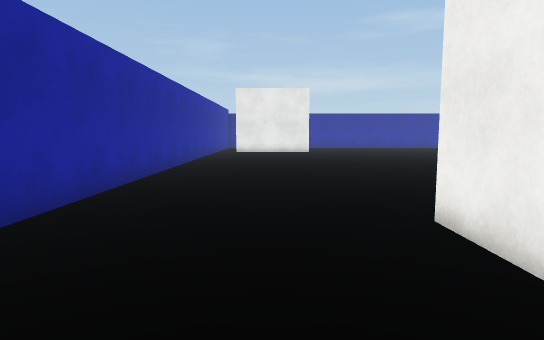
view 1 (above)

24 first-person views from a walk through a Unity game level. The camera is 1.3 m above the floor, tilts 6° down and sees 75° across. The floor is counted in squares, 1 m on a side. Each view is taken from the middle of a square. On the plan, view 1 faces up. The plan holds only what a view shows up to about 15 squares ahead; the rest is blank. The player character is not drawn. Surface patterns are stand-ins for the level's own textures.

view 2
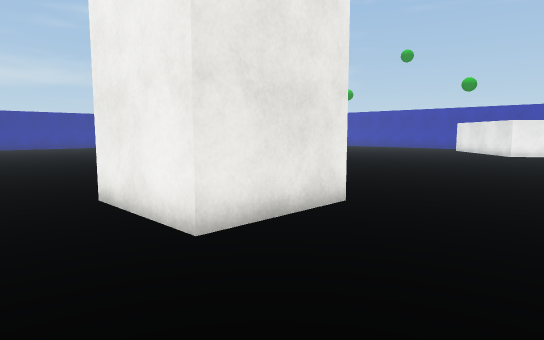

view 3
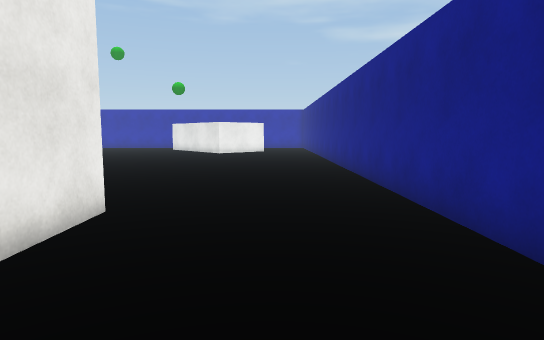

view 4
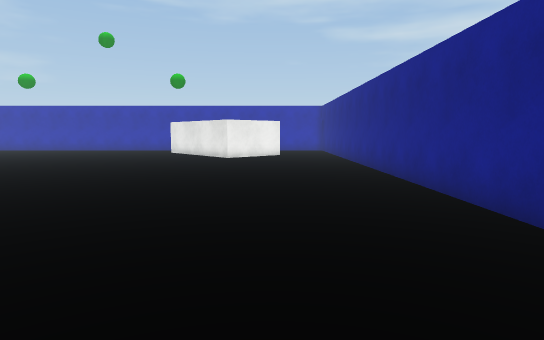

view 5
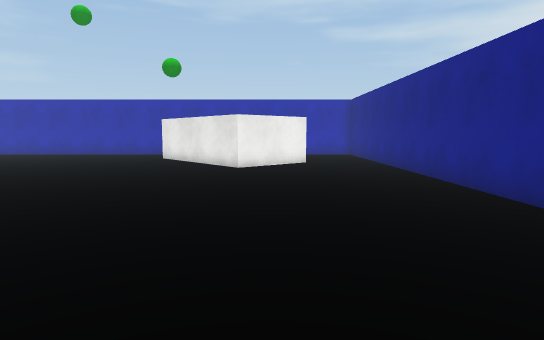

view 6
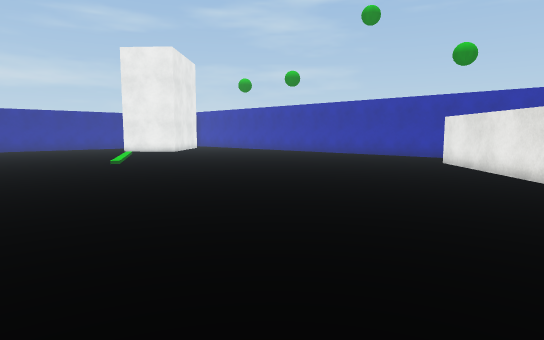

view 7
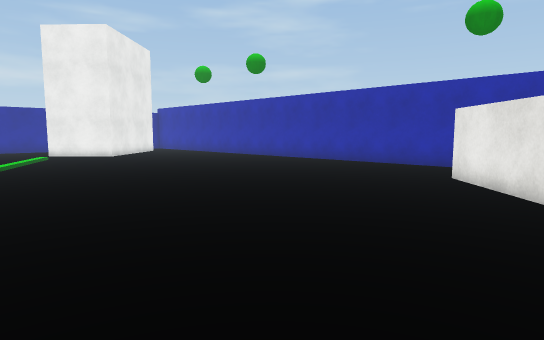

view 8
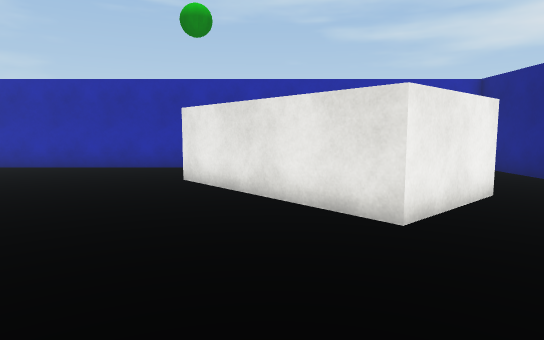

view 9
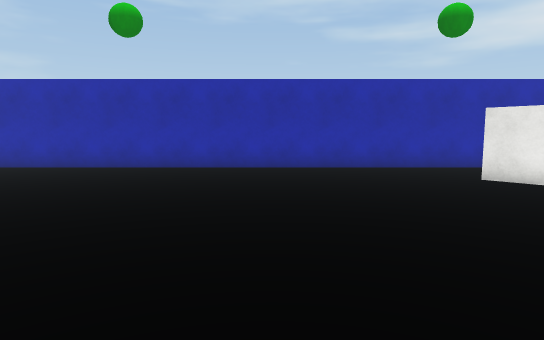

view 10
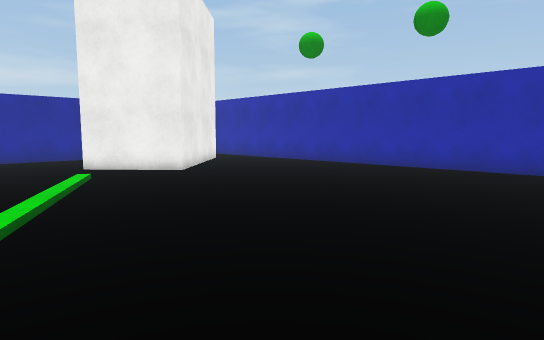

view 11
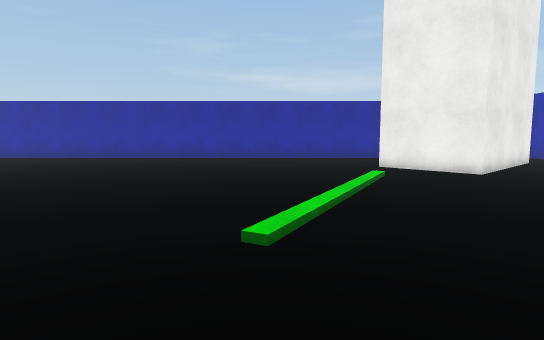

view 12
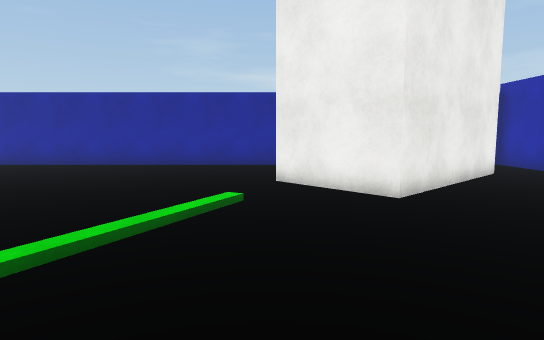

view 13
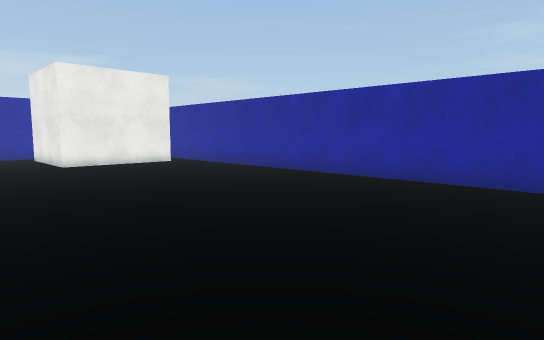

view 14
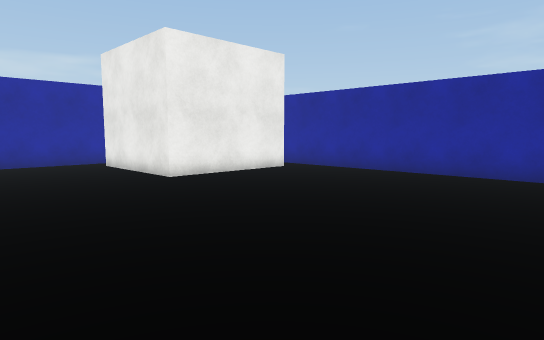

view 15
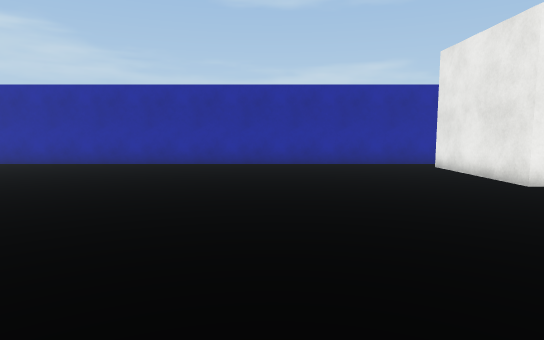

view 16
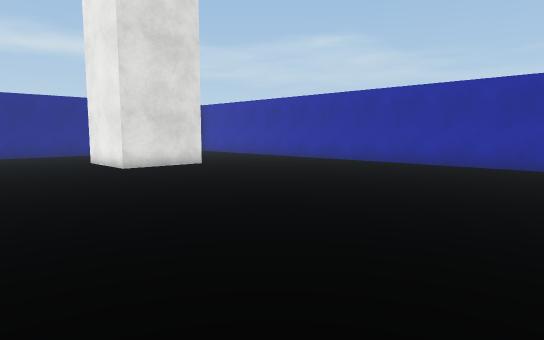

view 17
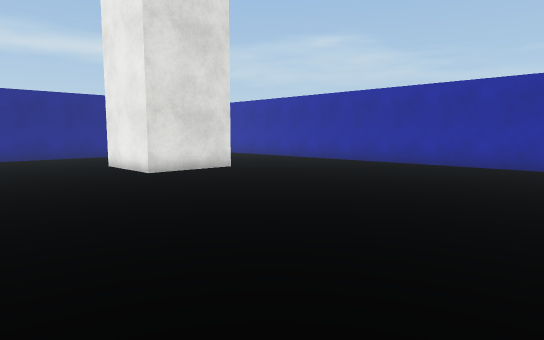

view 18
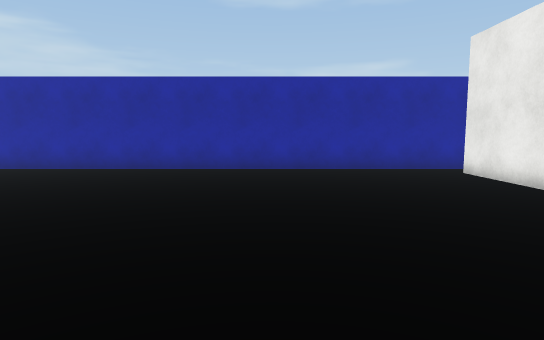

view 19
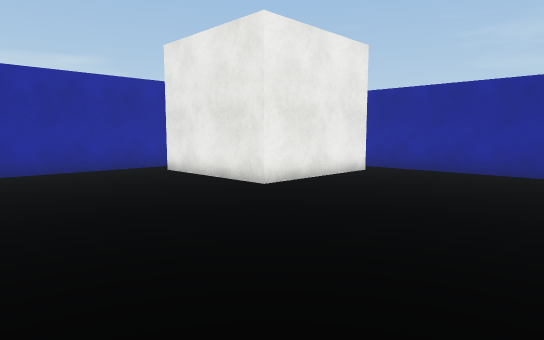

view 20
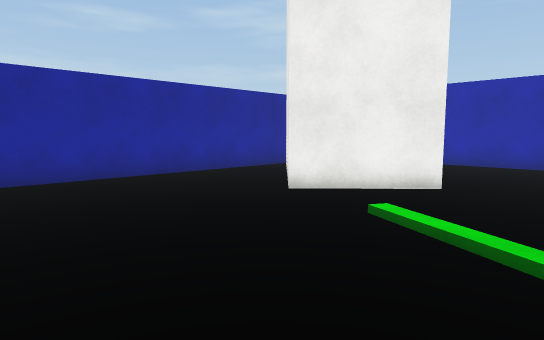

view 21
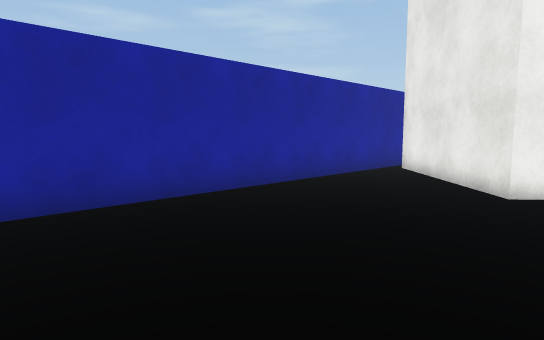

view 22
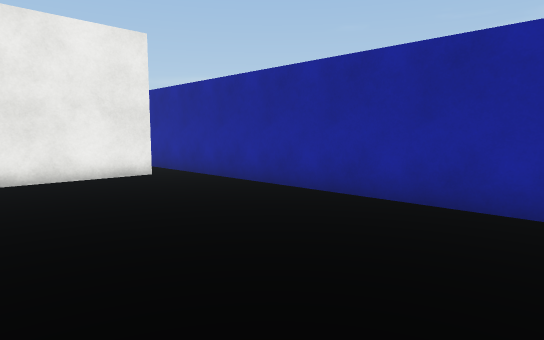

view 23
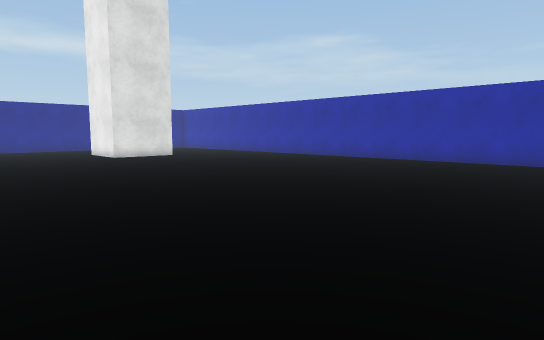

view 24
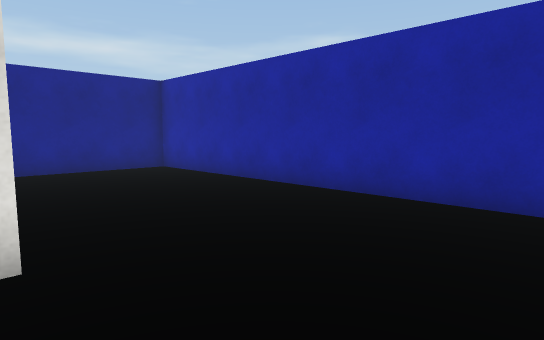

### Floor plan
Points are (right, up) in squares from view 1. A wall is a line through its corners. A room is listed if a view was taken in it or the views show most of it. See-through windows are left out.
Room 1 (views 1, 2, 3, 4, 5, 6, 7, 8, 9, 10, 11, 12, 13, 14, 15, 16, 17, 18, 19, 20, 21, 22, 23, 24)
walls: (5.8, 5.1) (5.8, 1.8) (2.4, 1.8) (2.4, 5.1) (5.8, 5.1); (24.1, -0.5) (21.7, 2.2) (26.5, 6.5); (3.4, -3.7) (24.1, -3.7); (2.5, 29.2) (2.5, 24.2) (-2.5, 24.2); (30.3, 4) (30.3, 25.4); (-3.7, 23.5) (-3.7, -3.7) (1.1, -3.7); (28.1, 27.3) (23.5, 23) (21.1, 25.5) (25.7, 29.9); (26.9, -3.7) (29.2, -3.7); (26.9, 30.4) (-0.1, 30.4)
ways out: opening at (-3, 23); opening at (29, 27); gap at (26, 30)

Positions as (right, up) in squares from view 1, and headings:
1: (0, 0), facing up
2: (0, -2), facing up-right
3: (0, -1), facing right
4: (4, 0), facing right
5: (9, 1), facing right
6: (11, 1), facing up-right
7: (16, 3), facing up-right
8: (17, 4), facing right
9: (17, 12), facing right
10: (17, 12), facing up-right
11: (17, 12), facing up
12: (21, 16), facing up
13: (19, 20), facing up-left
14: (12, 19), facing up-left
15: (11, 18), facing left
16: (11, 18), facing down-left
17: (11, 16), facing down-left
18: (9, 18), facing left
19: (9, 18), facing up-left
20: (15, 20), facing up-right
21: (13, 24), facing up-right
22: (13, 24), facing up-left
23: (13, 24), facing down-left
24: (3, 9), facing down-left
